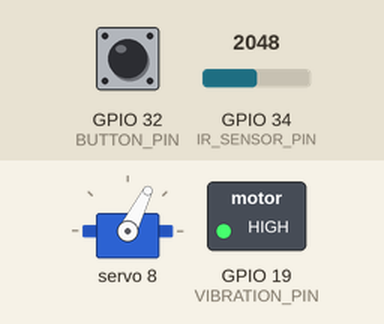
This sketch was run on a simulated ESP32. On the bench: servo, switched loads named in the sketch (green lamp = pin HIGH). The test bench sets the inputs (shaded band); at power-on: GPIO 34 (IR_SENSOR_PIN) = 2048, GPIO 32 (BUTTON_PIN) HIGH. What the sketch prints to the serial monitor is not drawn.

Above: at 3.2 s.
3.3 s: GPIO 34 (IR_SENSOR_PIN) set to 1894
4.8 s: GPIO 34 (IR_SENSOR_PIN) set to 1790
At 5.5 s:
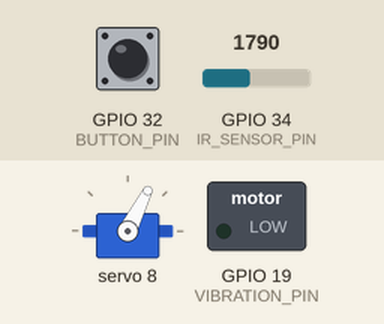
6.3 s: GPIO 32 (BUTTON_PIN) pulled LOW for 0.15 s
At 6.9 s:
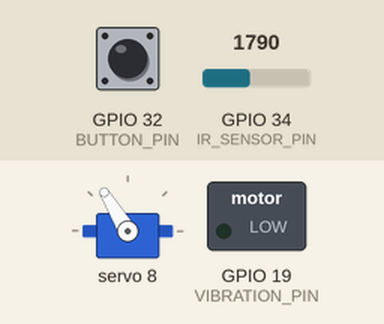
7.9 s: GPIO 34 (IR_SENSOR_PIN) set to 2866
At 8.4 s:
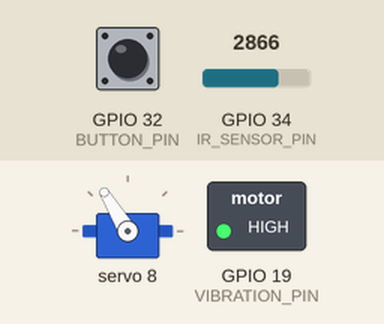
9.4 s: GPIO 32 (BUTTON_PIN) pulled LOW for 1 s
At 9.8 s:
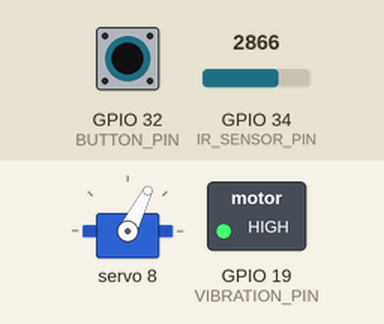
11.9 s: GPIO 32 (BUTTON_PIN) pulled LOW for 3.2 s
At 13.3 s:
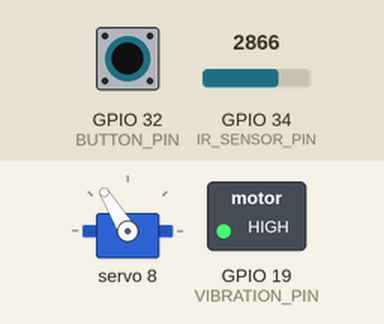
Timing chart, 0 to 14.9 s (numbered marks = the images above; inputs shaded):
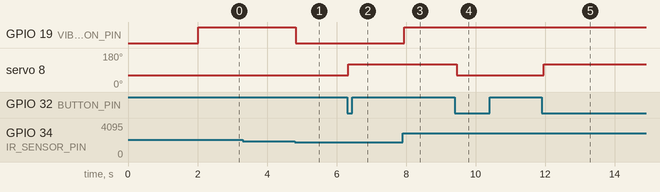

The sketch:

sketch_apr06c.ino
```cpp
#include <Wire.h>
#include <Adafruit_PWMServoDriver.h>

// PCA9685 setup
Adafruit_PWMServoDriver pwm = Adafruit_PWMServoDriver(0x40);  // Default address

#define SERVO_CHANNEL 8       // Servo connected to channel 8 on PCA9685
#define SERVO_CENTER  1200    // Custom center pulse
#define SERVO_RIGHT   1800    // Custom right pulse

#define BUTTON_PIN 32         // Joystick button

// IR sensor and vibration motor
#define IR_SENSOR_PIN 34
#define VIBRATION_PIN 19

// Servo state
bool isRight = false;
bool prevButtonState = HIGH;

void setup() {
  Serial.begin(115200);
  delay(2000);
  Serial.println("Setup starting...");

  // Button setup
  pinMode(BUTTON_PIN, INPUT_PULLUP);

  // IR sensor and vibration motor
  pinMode(IR_SENSOR_PIN, INPUT);
  pinMode(VIBRATION_PIN, OUTPUT);
  digitalWrite(VIBRATION_PIN, LOW);  // Start with vibration off

  // I2C and PCA9685 setup
  Wire.begin(21, 22);  // ESP32 SDA, SCL
  pwm.begin();
  pwm.setPWMFreq(50);  // 50Hz for servos
  delay(10);

  // Initialize servo position
  moveServoMicroseconds(SERVO_CHANNEL, SERVO_CENTER);
  Serial.println("Servo initialized at center.");
}

void loop() {
  // ---- Joystick Button Logic ----
  int buttonState = digitalRead(BUTTON_PIN);
  if (prevButtonState == HIGH && buttonState == LOW) {
    isRight = !isRight;
    if (isRight) {
      moveServoMicroseconds(SERVO_CHANNEL, SERVO_RIGHT);
      Serial.println("Servo moved RIGHT");
    } else {
      moveServoMicroseconds(SERVO_CHANNEL, SERVO_CENTER);
      Serial.println("Servo moved CENTER");
    }
    delay(200); // Debounce
  }
  prevButtonState = buttonState;

  // ---- IR Sensor & Vibration Motor Logic ----
  int sensorValue = analogRead(IR_SENSOR_PIN);
  float voltage = sensorValue * (3.3 / 4095.0);  // Convert to volts

  Serial.print("IR Sensor Voltage: ");
  Serial.print(voltage);
  Serial.print(" V - ");

  if (voltage > 1.5) {
    digitalWrite(VIBRATION_PIN, HIGH);
    Serial.println("Hand detected - Vibration ON");
  } else {
    digitalWrite(VIBRATION_PIN, LOW);
    Serial.println("No hand - Vibration OFF");
  }

  delay(100); // Smooth reading
}

// Convert microseconds to PWM signal for PCA9685
void moveServoMicroseconds(uint8_t channel, int pulse_us) {
  int pwm_val = (pulse_us * 4096) / 20000;  // Convert to 12-bit value
  pwm.setPWM(channel, 0, pwm_val);

  Serial.print("Servo Channel ");
  Serial.print(channel);
  Serial.print(" → ");
  Serial.print(pulse_us);
  Serial.print("us → PWM: ");
  Serial.println(pwm_val);
}
```

Measured:
- the behaviour switches between 1862 and 1861 on GPIO 34 (IR_SENSOR_PIN) (found by bisection; images 0 and 1)
- after the input at 3.3 s, every drawn part: stays the same
- after the input at 4.8 s, GPIO 19 (VIBRATION_PIN): HIGH → LOW at once
- after the input at 6.3 s, servo 8: 63° → 121° at once
- after the input at 7.9 s, GPIO 19 (VIBRATION_PIN): LOW → HIGH at once
- after the input at 9.4 s, servo 8: 121° → 63° after 0.05 s
- after the input at 11.9 s, servo 8: 63° → 121° after 0.06 s
